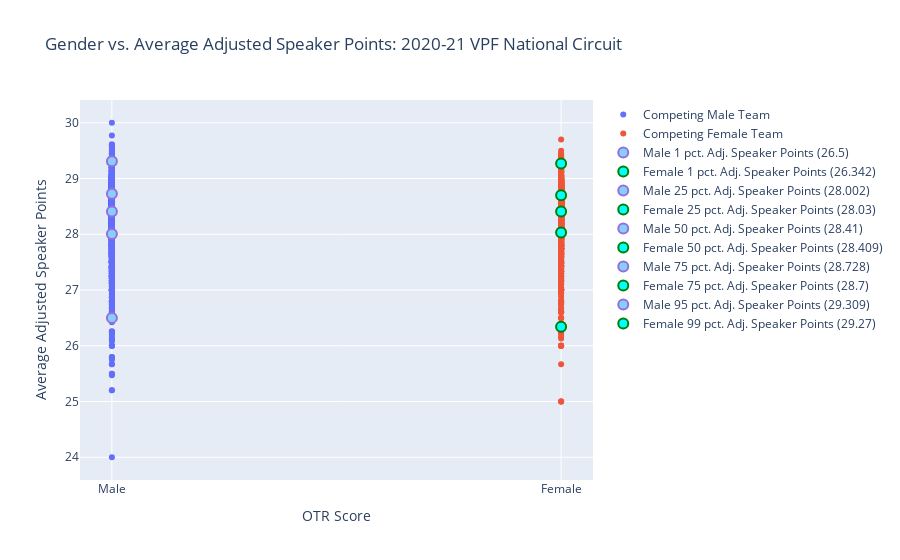

The notebook cell this image was saved under:
### Markdown cell above
## Add in average percentile points

### Code cell
fig.add_trace(go.Scatter(
    x = ['Male'], 
    y = [m_1],
    mode = 'markers',
    name = f"Male 1 pct. Adj. Speaker Points ({round(m_1, 3)})", 
    marker=dict(
        color='LightSkyBlue',
        size=10,
        line=dict(
            color='MediumPurple',
            width=2
        )
    )
))

fig.add_trace(go.Scatter(
    x = ['Female'], 
    y = [f_1],
    mode = 'markers',
    name = f"Female 1 pct. Adj. Speaker Points ({round(f_1, 3)})",
    marker=dict(
        color='Cyan',
        size=10,
        line=dict(
            color='Green',
            width=2
        )
    )
))

fig.add_trace(go.Scatter(
    x = ['Male'], 
    y = [m_25],
    mode = 'markers',
    name = f"Male 25 pct. Adj. Speaker Points ({round(m_25, 3)})", 
    marker=dict(
        color='LightSkyBlue',
        size=10,
        line=dict(
            color='MediumPurple',
            width=2
        )
    )
))

fig.add_trace(go.Scatter(
    x = ['Female'], 
    y = [f_25],
    mode = 'markers',
    name = f"Female 25 pct. Adj. Speaker Points ({round(f_25, 3)})",
    marker=dict(
        color='Cyan',
        size=10,
        line=dict(
            color='Green',
            width=2
        )
    )
))

fig.add_trace(go.Scatter(
    x = ['Male'], 
    y = [m_50],
    mode = 'markers',
    name = f"Male 50 pct. Adj. Speaker Points ({round(m_50, 3)})", 
    marker=dict(
        color='LightSkyBlue',
        size=10,
        line=dict(
            color='MediumPurple',
            width=2
        )
    )
))

fig.add_trace(go.Scatter(
    x = ['Female'], 
    y = [f_50],
    mode = 'markers',
    name = f"Female 50 pct. Adj. Speaker Points ({round(f_50, 3)})",
    marker=dict(
        color='Cyan',
        size=10,
        line=dict(
            color='Green',
            width=2
        )
    )
))

fig.add_trace(go.Scatter(
    x = ['Male'], 
    y = [m_75],
    mode = 'markers',
    name = f"Male 75 pct. Adj. Speaker Points ({round(m_75, 3)})", 
    marker=dict(
        color='LightSkyBlue',
        size=10,
        line=dict(
            color='MediumPurple',
            width=2
        )
    )
))

fig.add_trace(go.Scatter(
    x = ['Female'], 
    y = [f_75],
    mode = 'markers',
    name = f"Female 75 pct. Adj. Speaker Points ({round(f_75, 3)})",
    marker=dict(
        color='Cyan',
        size=10,
        line=dict(
            color='Green',
            width=2
        )
    )
))

fig.add_trace(go.Scatter(
    x = ['Male'], 
    y = [m_99],
    mode = 'markers',
    name = f"Male 95 pct. Adj. Speaker Points ({round(m_99, 3)})", 
    marker=dict(
        color='LightSkyBlue',
        size=10,
        line=dict(
            color='MediumPurple',
            width=2
        )
    )
))

fig.add_trace(go.Scatter(
    x = ['Female'], 
    y = [f_99],
    mode = 'markers',
    name = f"Female 99 pct. Adj. Speaker Points ({round(f_99, 3)})",
    marker=dict(
        color='Cyan',
        size=10,
        line=dict(
            color='Green',
            width=2
        )
    )
))

### Figure 1 — Plotly figure (JSON) as saved in the notebook; plotly's stock layout.template omitted (floating-point values rounded to 4 significant figures; data arrays with more than 128 entries replaced by an {"elided": "..."} marker saying what was removed)
{"data": [{"mode": "markers", "name": "Competing Male Team", "type": "scatter", "x": {"elided": "3296 str values"}, "y": {"elided": "3296 float values"}}, {"mode": "markers", "name": "Competing Female Team", "type": "scatter", "x": {"elided": "1718 str values"}, "y": {"elided": "1718 float values"}}, {"marker": {"color": "LightSkyBlue", "line": {"color": "MediumPurple", "width": 2}, "size": 10}, "mode": "markers", "name": "Male 1 pct. Adj. Speaker Points (26.5)", "type": "scatter", "x": ["Male"], "y": [26.5]}, {"marker": {"color": "Cyan", "line": {"color": "Green", "width": 2}, "size": 10}, "mode": "markers", "name": "Female 1 pct. Adj. Speaker Points (26.342)", "type": "scatter", "x": ["Female"], "y": [26.34]}, {"marker": {"color": "LightSkyBlue", "line": {"color": "MediumPurple", "width": 2}, "size": 10}, "mode": "markers", "name": "Male 25 pct. Adj. Speaker Points (28.002)", "type": "scatter", "x": ["Male"], "y": [28.0]}, {"marker": {"color": "Cyan", "line": {"color": "Green", "width": 2}, "size": 10}, "mode": "markers", "name": "Female 25 pct. Adj. Speaker Points (28.03)", "type": "scatter", "x": ["Female"], "y": [28.03]}, {"marker": {"color": "LightSkyBlue", "line": {"color": "MediumPurple", "width": 2}, "size": 10}, "mode": "markers", "name": "Male 50 pct. Adj. Speaker Points (28.41)", "type": "scatter", "x": ["Male"], "y": [28.41]}, {"marker": {"color": "Cyan", "line": {"color": "Green", "width": 2}, "size": 10}, "mode": "markers", "name": "Female 50 pct. Adj. Speaker Points (28.409)", "type": "scatter", "x": ["Female"], "y": [28.41]}, {"marker": {"color": "LightSkyBlue", "line": {"color": "MediumPurple", "width": 2}, "size": 10}, "mode": "markers", "name": "Male 75 pct. Adj. Speaker Points (28.728)", "type": "scatter", "x": ["Male"], "y": [28.73]}, {"marker": {"color": "Cyan", "line": {"color": "Green", "width": 2}, "size": 10}, "mode": "markers", "name": "Female 75 pct. Adj. Speaker Points (28.7)", "type": "scatter", "x": ["Female"], "y": [28.7]}, {"marker": {"color": "LightSkyBlue", "line": {"color": "MediumPurple", "width": 2}, "size": 10}, "mode": "markers", "name": "Male 95 pct. Adj. Speaker Points (29.309)", "type": "scatter", "x": ["Male"], "y": [29.31]}, {"marker": {"color": "Cyan", "line": {"color": "Green", "width": 2}, "size": 10}, "mode": "markers", "name": "Female 99 pct. Adj. Speaker Points (29.27)", "type": "scatter", "x": ["Female"], "y": [29.27]}], "layout": {"title": {"text": "Gender vs. Average Adjusted Speaker Points: 2020-21 VPF National Circuit"}, "xaxis": {"title": {"text": "OTR Score"}}, "yaxis": {"title": {"text": "Average Adjusted Speaker Points"}}}}
